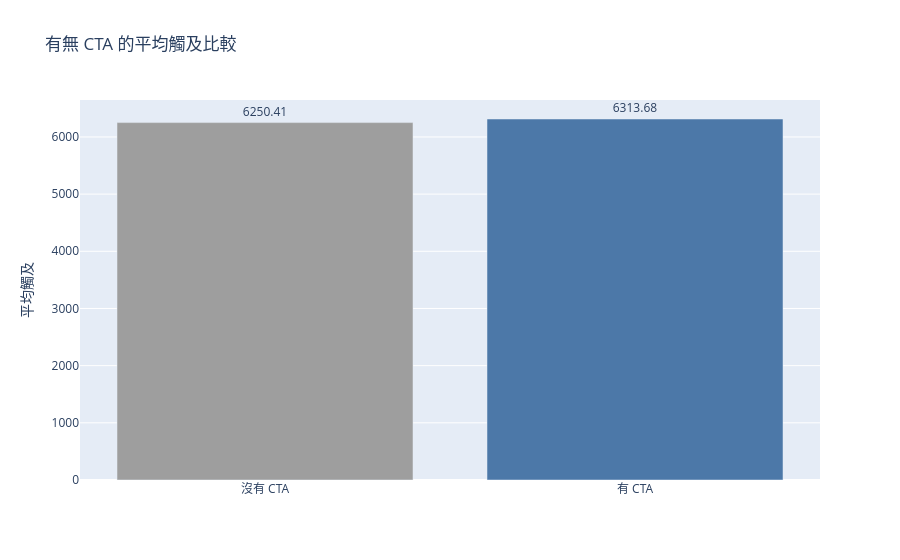
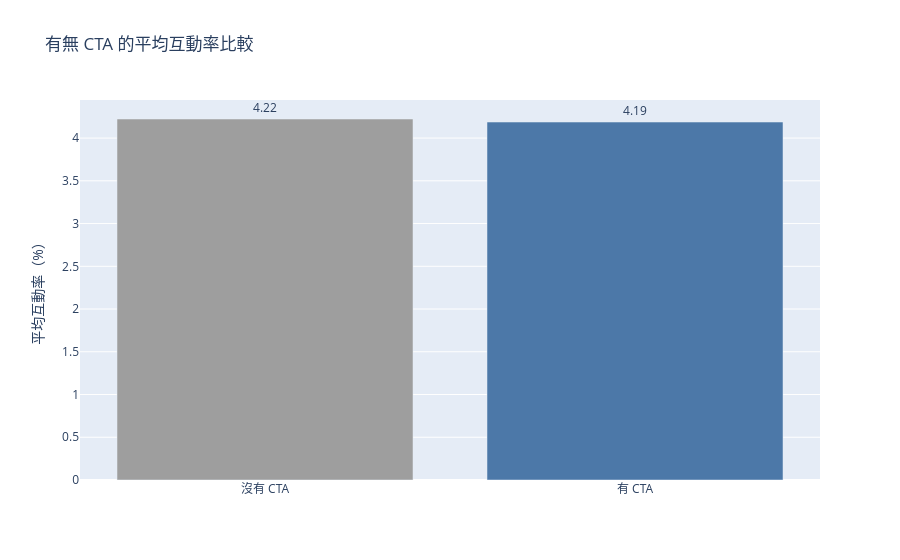
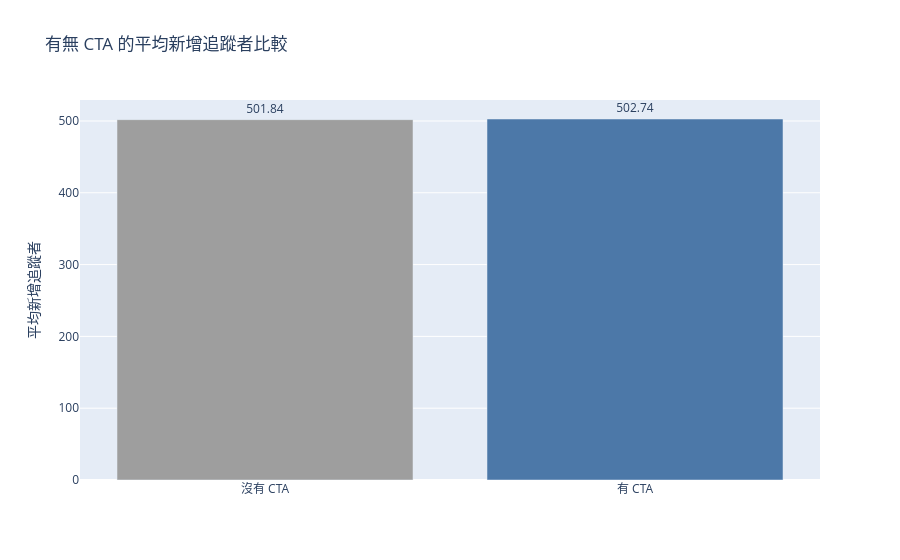

Notebook cell for these charts, in order:
### Markdown cell above
## 製作整體有無 CTA 的三張圖

### Code cell
metric_settings = [
    (
        "avg_reach",
        "有無 CTA 的平均觸及比較",
        "平均觸及"
    ),
    (
        "avg_engagement_rate_pct",
        "有無 CTA 的平均互動率比較",
        "平均互動率（%）"
    ),
    (
        "avg_followers_gained",
        "有無 CTA 的平均新增追蹤者比較",
        "平均新增追蹤者"
    )
]

overall_figs = {}

for column, title, y_title in metric_settings:

    fig = px.bar(
        overall_chart,
        x="CTA",
        y=column,
        color="CTA",
        text=column,
        title=title,
        category_orders={
            "CTA": ["沒有 CTA", "有 CTA"]
        },
        color_discrete_map={
            "沒有 CTA": "#9E9E9E",
            "有 CTA": "#4C78A8"
        }
    )

    fig.update_traces(
        texttemplate="%{text:.2f}",
        textposition="outside"
    )

    fig.update_layout(
        xaxis_title="",
        yaxis_title=y_title,
        showlegend=False
    )

    fig.show()

    overall_figs[column] = fig

### Figure 1 — Plotly figure (JSON) as saved in the notebook; plotly's stock layout.template omitted (floating-point values rounded to 4 significant figures)
{"data": [{"hovertemplate": "CTA=%{x}<br>avg_reach=%{text}<extra></extra>", "legendgroup": "沒有 CTA", "marker": {"color": "#9E9E9E", "pattern": {"shape": ""}}, "name": "沒有 CTA", "orientation": "v", "showlegend": true, "text": [6250.0], "textposition": "outside", "texttemplate": "%{text:.2f}", "type": "bar", "x": ["沒有 CTA"], "xaxis": "x", "y": [6250.0], "yaxis": "y"}, {"hovertemplate": "CTA=%{x}<br>avg_reach=%{text}<extra></extra>", "legendgroup": "有 CTA", "marker": {"color": "#4C78A8", "pattern": {"shape": ""}}, "name": "有 CTA", "orientation": "v", "showlegend": true, "text": [6314.0], "textposition": "outside", "texttemplate": "%{text:.2f}", "type": "bar", "x": ["有 CTA"], "xaxis": "x", "y": [6314.0], "yaxis": "y"}], "layout": {"barmode": "relative", "legend": {"title": {"text": "CTA"}, "tracegroupgap": 0}, "showlegend": false, "title": {"text": "有無 CTA 的平均觸及比較"}, "xaxis": {"anchor": "y", "categoryarray": ["沒有 CTA", "有 CTA"], "categoryorder": "array", "domain": [0, 1], "title": {"text": ""}}, "yaxis": {"anchor": "x", "domain": [0, 1], "title": {"text": "平均觸及"}}}}

### Figure 2 — Plotly figure (JSON) as saved in the notebook; plotly's stock layout.template omitted (floating-point values rounded to 4 significant figures)
{"data": [{"hovertemplate": "CTA=%{x}<br>avg_engagement_rate_pct=%{text}<extra></extra>", "legendgroup": "沒有 CTA", "marker": {"color": "#9E9E9E", "pattern": {"shape": ""}}, "name": "沒有 CTA", "orientation": "v", "showlegend": true, "text": [4.223], "textposition": "outside", "texttemplate": "%{text:.2f}", "type": "bar", "x": ["沒有 CTA"], "xaxis": "x", "y": [4.223], "yaxis": "y"}, {"hovertemplate": "CTA=%{x}<br>avg_engagement_rate_pct=%{text}<extra></extra>", "legendgroup": "有 CTA", "marker": {"color": "#4C78A8", "pattern": {"shape": ""}}, "name": "有 CTA", "orientation": "v", "showlegend": true, "text": [4.188], "textposition": "outside", "texttemplate": "%{text:.2f}", "type": "bar", "x": ["有 CTA"], "xaxis": "x", "y": [4.188], "yaxis": "y"}], "layout": {"barmode": "relative", "legend": {"title": {"text": "CTA"}, "tracegroupgap": 0}, "showlegend": false, "title": {"text": "有無 CTA 的平均互動率比較"}, "xaxis": {"anchor": "y", "categoryarray": ["沒有 CTA", "有 CTA"], "categoryorder": "array", "domain": [0, 1], "title": {"text": ""}}, "yaxis": {"anchor": "x", "domain": [0, 1], "title": {"text": "平均互動率（%）"}}}}

### Figure 3 — Plotly figure (JSON) as saved in the notebook; plotly's stock layout.template omitted (floating-point values rounded to 4 significant figures)
{"data": [{"hovertemplate": "CTA=%{x}<br>avg_followers_gained=%{text}<extra></extra>", "legendgroup": "沒有 CTA", "marker": {"color": "#9E9E9E", "pattern": {"shape": ""}}, "name": "沒有 CTA", "orientation": "v", "showlegend": true, "text": [501.8], "textposition": "outside", "texttemplate": "%{text:.2f}", "type": "bar", "x": ["沒有 CTA"], "xaxis": "x", "y": [501.8], "yaxis": "y"}, {"hovertemplate": "CTA=%{x}<br>avg_followers_gained=%{text}<extra></extra>", "legendgroup": "有 CTA", "marker": {"color": "#4C78A8", "pattern": {"shape": ""}}, "name": "有 CTA", "orientation": "v", "showlegend": true, "text": [502.7], "textposition": "outside", "texttemplate": "%{text:.2f}", "type": "bar", "x": ["有 CTA"], "xaxis": "x", "y": [502.7], "yaxis": "y"}], "layout": {"barmode": "relative", "legend": {"title": {"text": "CTA"}, "tracegroupgap": 0}, "showlegend": false, "title": {"text": "有無 CTA 的平均新增追蹤者比較"}, "xaxis": {"anchor": "y", "categoryarray": ["沒有 CTA", "有 CTA"], "categoryorder": "array", "domain": [0, 1], "title": {"text": ""}}, "yaxis": {"anchor": "x", "domain": [0, 1], "title": {"text": "平均新增追蹤者"}}}}
